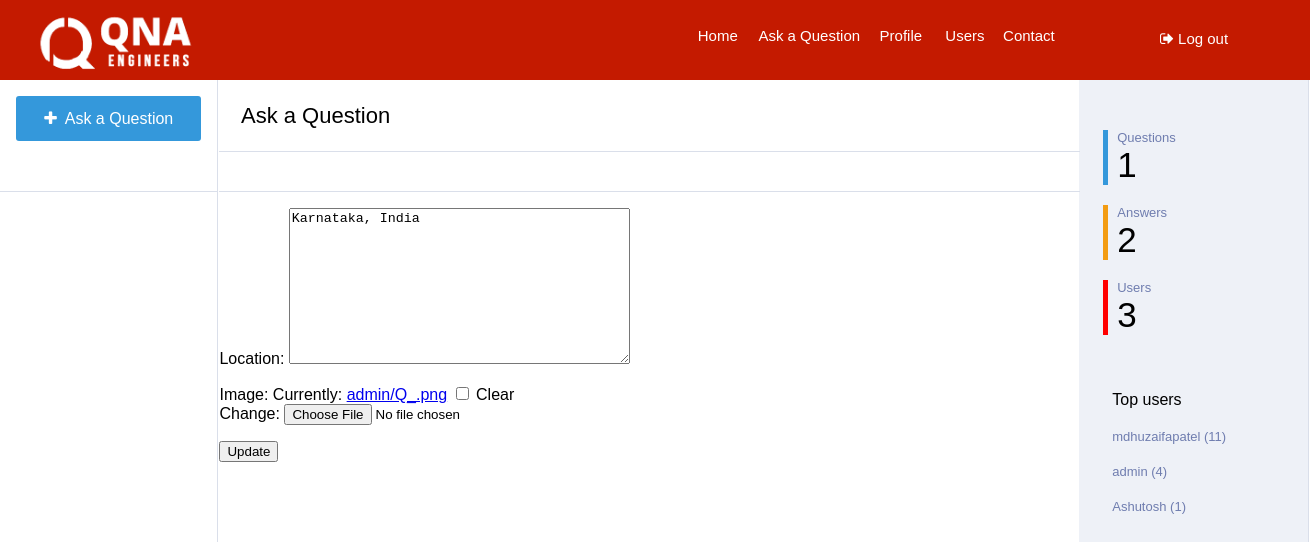
The app's page /profileupdate/1/ (signed in), older data.
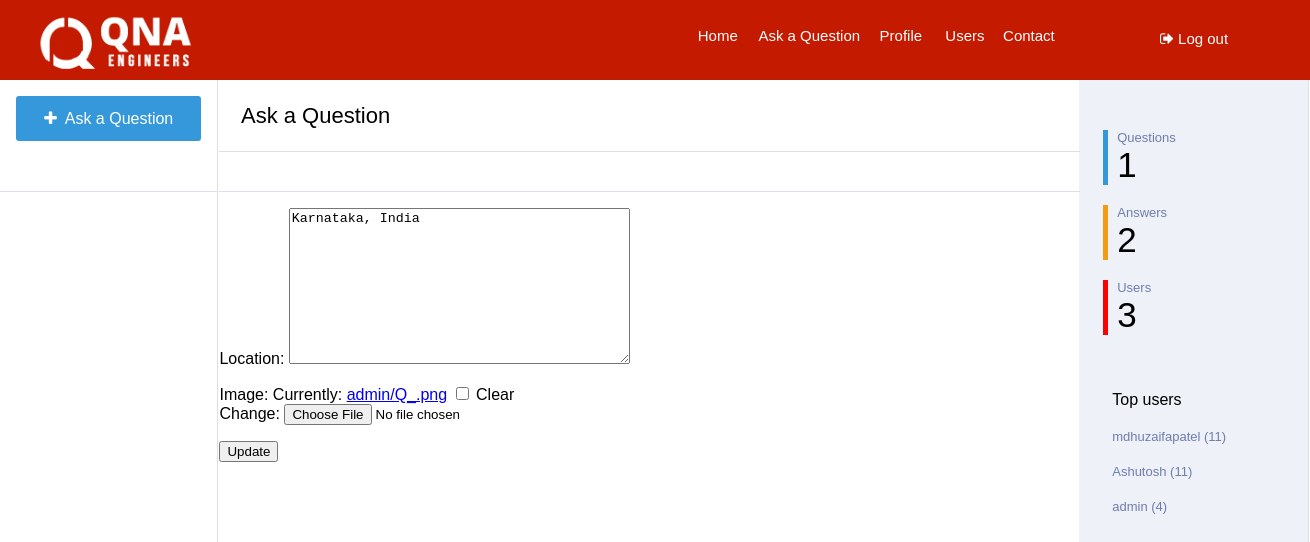
The same page, newer data.
### Main/models.py (models this page shows, shortened)
class Profile(models.Model):
    user = models.ForeignKey(settings.AUTH_USER_MODEL,
                             on_delete=models.CASCADE)
    image = models.ImageField(
        upload_to=upload_location, null=True, blank=True,)
    location = models.TextField(default="Not mentioned")
    points = models.IntegerField(default=0)
    questions = models.IntegerField(default=0)
    answers = models.IntegerField(default=0)

### Main/views.py (the view)
# urls.py: url(r'^profileupdate/(?P<id>\d+)/$', views.Update_pro,name='profile_update'),
@login_required
def Update_pro(request, id):
    top = Profile.objects.all().order_by(
        "-points")[:min(Profile.objects.count(), 5)]
    profile = get_object_or_404(Profile, id=id)
    instance = get_object_or_404(Profile, id=id)
    if request.user == instance.user:
        form = Update(request.POST or None,
                      request.FILES or None, instance=instance)
        if form.is_valid():
            instance = form.save(commit=False)
            instance.save()
            messages.success(request, "Saved")
            return HttpResponseRedirect('/')
        context = {
            "instance": instance,
            "form": form, "q": Question.objects.count(), "a": Answer.objects.count(), "u": Profile.objects.count(), "top": top,
            "profile": profile
        }
        return render(request, "update.html", context)
    else:
        messages.error(request, "User unauthorized.")
        return HttpResponseRedirect('/')

### Main/forms.py
class Update(forms.ModelForm):
	class Meta:
		model = Profile
		fields=[
			"location",
			"image",
		]

### templates/update.html (shortened to what this page needs)
{% load staticfiles %}
<html>
<head>
<link rel='stylesheet' href='{% static "css/create.css" %}'>
<link rel="stylesheet" href="https://cdnjs.cloudflare.com/ajax/libs/font-awesome/4.7.0/css/font-awesome.min.css">
</head>
<body>
	<div class="navbar">
		<div class="logo">
			<a href="{% url "home" %}">
				<img src='{% static "image/logo.png" %}' style="width: 230px; margin-top: 10px;" />
			</a>
		</div>
		<div class="search">
		</div>
		<div class="navlinks">
			<h6><a href="{% url "home" %}">Home</a></h6> <h6 style="width: 30%;"><a href="{% url "create" %}">Ask a Question</a></h6> <h6><a href="{% url "profile" id=profile.id %}">Profile</a></h6> <h6><a href="{% url "user" %}">Users</a></h6> <h6><a href="{% url "contact" %}">Contact</a></h6>
		</div>
		<div class="login" style="font-size: 15px;">
			{% if request.user.is_authenticated %}
			<p><a href="{% url "logout" %}"><i class="fa fa-sign-out" aria-hidden="true"></i> Log out</a></p>
			{% else %}
			<p><a href="{% url "login" %}"><i class="fa fa-sign-in" aria-hidden="true"></i> Log in / Register</a></p>
			{%endif %}
		</div>
	</div>
	<div class="main">
		<div class="links">
			<div id="ask-cont">
			<a href="{% url "create" %}" style="text-decoration: none;"><p class="ask"><i class="fa fa-plus" aria-hidden="true"></i>&nbsp Ask a Question</p></a>
			</div>
		</div>
		<div class="content">
			<table style="width: 100%;border-spacing: 0px;min-height: 100%;">
				<tr>
			<td style="width:100%; float: left;">
				<div class="heading">
					<div class="tab">
						<p>Ask a Question</p>
					</div>
				</div>
			<div class="welcome">
				<div class="tab">
					<p>&nbsp</p>
				</div>
			</div>
			<div id="tab1" class="tabcontent">
				<form method="POST" action="" enctype='multipart/form-data'>
				{{ form.as_p }}
				<input type="submit" value='Update' class="btn btn-success btn-lg"/>
				</form>
			</div>
		</td>
			<td class="stats" style="padding-top: 30px;vertical-align: top;">
				<div class="bor" style="border-left-color: #3498db">
					<p class="stat_q">Questions</p>
					<p class="stat_a">{{ q }}</p>
				</div>
				<div class="bor" style="border-left-color: #f39c12;">
					<p class="stat_q">Answers</p>
					<p class="stat_a">{{ a }}</p>
				</div>
				<div class="bor" style="border-left-color: red;">
					<p class="stat_q">Users</p>
					<p class="stat_a">{{ u }}</p>
				</div>
				<div class="bor" style="border:none; padding-top: 40px;">
					<p>Top users</p>
					{% for obj in top %}
					<p class="stat_q"><a  href="{% url "profile" id=obj.id %}" style="color: #6f7daf;text-decoration: none;">{{ obj.user }} ({{obj.points}})</a></p>
					{% endfor %}
				</div>
			</td>
		</tr>
	</table>
		</div>
	</div>
</body>
</html>

### static/css/create.css (style rules this page uses)
body { min-width: 1300px; margin: 0px; font-family: sans-serif; }
.navbar { width: 100%; background-color: #C41A00; height:80px; }
.logo { float: left; width:10%; height:100%; }
.search { float: left; height: 100%; width: 42.3%; }
.navlinks { float: left; width:30%; background-color: #C41A00; height:100%; }
.navlinks h6 { margin-top:27px; float: left; width:16%; text-align: center; margin-left: 0.3%; }
.navlinks h6 a { text-decoration: none; color: #ffffff; font-weight: normal; font-size:15px; }
.login { float: left; height: 100%; width: 17.7%; text-align: center; }
.login p { margin-top: 30px; }
.login a { text-decoration: none; color: #ffffff; }
.main { width: 100%; }
.links { float: left; top:80px; height: 100%; width:16.6%; }
.ask { margin-left: 7.5%; width:85%; height: 31px; border-style: none; border-radius: 3px; background-color: #3498db; color: white; padding-top: 14px; text-align: center; }
#ask-cont { border-bottom-style: solid; border-bottom-color: #dadfea; border-bottom-width: 1px; height:95px; }
.content { float: left; width: 83.2%; border-right-style: solid; border-right-color: #dadfea; border-right-width: 1px; border-left-style: solid; border-left-color: #dadfea; border-left-width: 1px; height: auto; }
.heading { padding-left: 2.5%; font-size: 22px; border-bottom-style: solid; border-bottom-color: #dadfea; border-bottom-width: 1px; margin-bottom: -1px; }
.welcome { padding-left: 2.5%; font-size: 14px; border-bottom-style: solid; border-bottom-color: #dadfea; border-bottom-width: 1px; }
.stats { background-color: #eef1f7; width:21%; }
.welcome p { width: 10%; text-align: center; margin-bottom: 0px; padding-bottom: 11px; cursor: pointer; margin-top: 0px; padding-top: 13px; }
.stat_q { font-size: 13px; margin-bottom: 0px; margin-top: 20px; color: #6f7daf; }
.stat_a { font-size: 35px; margin-top: 0px; margin-bottom: 0px; }
.bor { border-left-style: solid; border-left-width: 5px; padding-left: 4%; margin-left: 10%; }

Row changes from the older to the newer data that the page shows:
changed Profile "Ashutosh": points "1" → "11"; moves up the list
